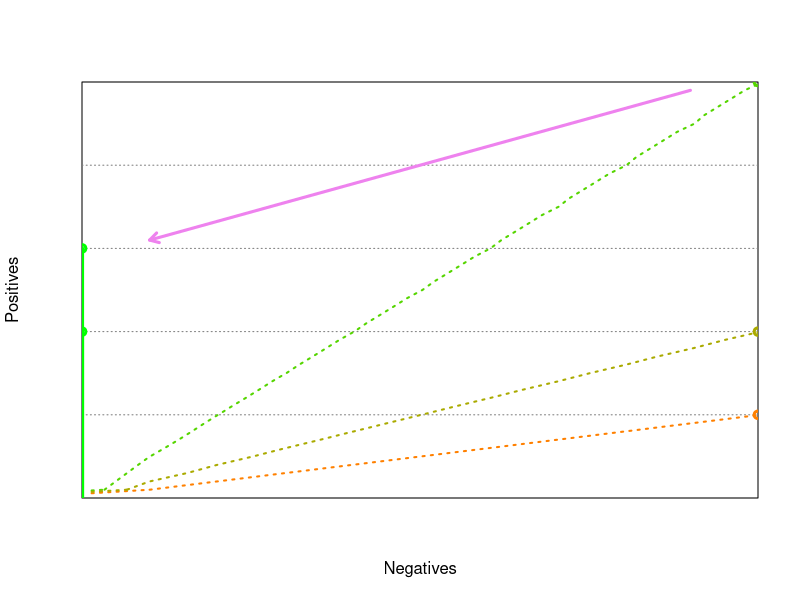

Reproduce this figure in R.
## ---- chunk 1


#c <- 1  # class ratio dt-cost-left
c <- 1 # class ratio dt-cost-right
pos <- c*50  # positive examples
neg <- 50  # negative examples

rocgrid <- function() {
	plot( c(0,neg), c(0,pos),
		 xlim=c(0,neg),ylim=c(0,pos),
		 #asp = pos/neg,
		 xaxs = "i",yaxs = "i",
		 xaxt = 'n', yaxt = 'n',
		 type = "n",
		 xlab = "Negatives", ylab = "Positives")
	
	# add a grid
	#grid.step <- 5
	grid (nx = neg/10, ny = pos/10, col = gray(0.5))
	
	# draw diagonals
	#abline(0,pos/neg,lty="dotted")	# ascending
	#abline(pos,-pos/neg,lty="dotted")	# descending
	
	# draw axes
	#axis(2,c(0,0.2*pos,0.4*pos,0.6*pos,0.8*pos,pos),labels=c('0','20%','40%','60%','80%','100%'))
	#axis(1,c(0,0.2*neg,0.4*neg,0.6*neg,0.8*neg,neg),labels=c('0','20%','40%','60%','80%','100%'))
}

box <- function(x0,y0,x1,y1,col) {
	lines(c(x0,x0,x1,x1,x0),c(y0,y1,y1,y0,y0),col=col,lty=1)}

metric <- function(tp,fp,Pos,Neg,m) {
  if (tp+fp == 0) { return(0) }
  else {
    #Pos = pos
    #Neg = neg
    N = Pos+Neg
    TP = tp
    FP = fp
    FN = Pos-TP
    TN = Neg-FP
    if (m=='accuracy') return( (TP+TN)/N ) 
    if (m=='wracc') return( TP/N - (TP+FP)*(TP+FN)/N^2 ) 
    if (m=='confirmation') return( ((TP+FP)*(FP+TN)/N^2 - FP/N)/(sqrt((TP+FP)*(FP+TN)/N^2) - (TP+FP)*(FP+TN)/N^2) ) 
    if (m=='generality') return( (TP+FP)/N ) 
    if (m=='precision') return( TP/(TP+FP) ) 
    if (m=='laplace-precision') return( (TP+10)/(TP+FP+20) ) 
    if (m=='f-measure') return( 2*TP/(2*TP+FP+FN) ) 
    if (m=='g-measure') return( TP/(FP+Pos) ) 
    if (m=='precision*recall') return( TP^2/((TP+FP)*(TP+FN)) ) 
    if (m=='avg-precision-recall') return( TP/(2*(TP+FP)) + TP/(2*(TP+FN)) ) 
    if (m=='aucsplit') return( (TP*Neg+Pos*TN)/(2*Pos*Neg) ) 
    if (m=='balanced-aucsplit') return( TP/Pos - FP/Neg ) 
    if (m=='chi2') return( (TP*TN - FP*FN)^2 / ((TP+FP)*(TP+FN)*(FP+TN)*(FN+TN)) ) 
    if (m=='info-gain') return( entropy(Pos,Neg) - (TP+FP)/N*entropy(TP,FP) - (FN+TN)/N*entropy(FN,TN) )
    if (m=='gini') return( gini(Pos,Neg) - (TP+FP)/N*gini(TP,FP) - (FN+TN)/N*gini(FN,TN) )
    if (m=='dkm') return( dkm(Pos,Neg) - (TP+FP)/N*dkm(TP,FP) - (FN+TN)/N*dkm(FN,TN) )
    if (m=='entropy') return( entropy(TP,FP)/2 )
    if (m=='giniimp') return( gini(TP,FP) )
    if (m=='dkmimp') return( dkm(TP,FP) )
    if (m=='minacc') return( minacc(TP,FP) )
  }
}

entropy <- function(P,N) {
  p <- P/(P+N)
  n <- N/(P+N)
  if (P==0 || N==0) { return( 0 ) }
  else { return( -p*log2(p) -n*log2(n) ) }
}

gini <- function(P,N) {
  p <- P/(P+N)
  n <- N/(P+N)
  return( 4*p*n )	
}

dkm <- function(P,N) {
  p <- P/(P+N)
  n <- N/(P+N)
  return( 2*sqrt(p*n) )	
}

minacc <- function(P,N) {
  p <- P/(P+N)
  n <- N/(P+N)
  return( min(p,n) )	
}


save = FALSE

if (save==FALSE) {colour1="red"; colour2="blue"} else {colour1="black"; colour2="black"}

contours <- function(m,label) {
	x <- seq(0,neg)
	y <- seq(0,pos)
	z <- matrix(nrow=neg+1,ncol=pos+1)
	for (i in x) {
	  for (j in y) {
		z[i+1,j+1] = metric(j,i,pos,neg,m)
	  }
	}
	contour(x,y,z,nlevels=10,add=TRUE,col=colour1,lty="solid",method=label)
}

contour1 <- function(m,col,lty,tp,fp,Pos,Neg) {
	#v <- metric(tp,fp*(Pos/Neg),Pos,Neg,m)
	v <- metric(tp,fp,Pos,Neg,m)
	col=rgb(min(2-2*v,1),v,0)
	points(fp,tp,col=col,type='p',lwd=3)
	if (tp==0 || fp==0) { 
		lines(c(0,fp),c(0,tp),col=col,lty=lty,lwd=4)
		return() 
	}
	Pos <- tp
	Neg <- fp
	x <- seq(0,Neg)
	y <- seq(0,Pos)
	z <- matrix(nrow=Neg+1,ncol=Pos+1)
	for (i in x) {
	  for (j in y) {
		z[i+1,j+1] = metric(j,i,Pos,Neg,m)
	  }
	}
	v <- metric(tp,fp,Pos,Neg,m)
	contour(x,y,z,level=v,add=TRUE,col=col,lty=lty,labels="",lwd=2)
}

pos=50; neg=10;
rocgrid()
d = 1
method = 'precision'
colour = 'black'
#box(0,0,neg,pos,colour)
p = 30; n =  0
arrows(neg-d,pos-d,n+d,p+d,col='violet',length=0.1,lwd=3)
#lines(c(0,0),c(0,pos),col='green',lwd=3)
contour1(method,'green','solid',  p,  n, pos, neg)
contour1(method,'green','solid',20,  0, pos, neg)
contour1(method,colour,'dotted',10, 10, pos, neg)
contour1(method,colour,'dotted',50, 10, pos, neg)
contour1(method,colour,'dotted',20, 10, pos, neg)
#contour1(method,colour,'dotted', 0,  0, pos, neg)
